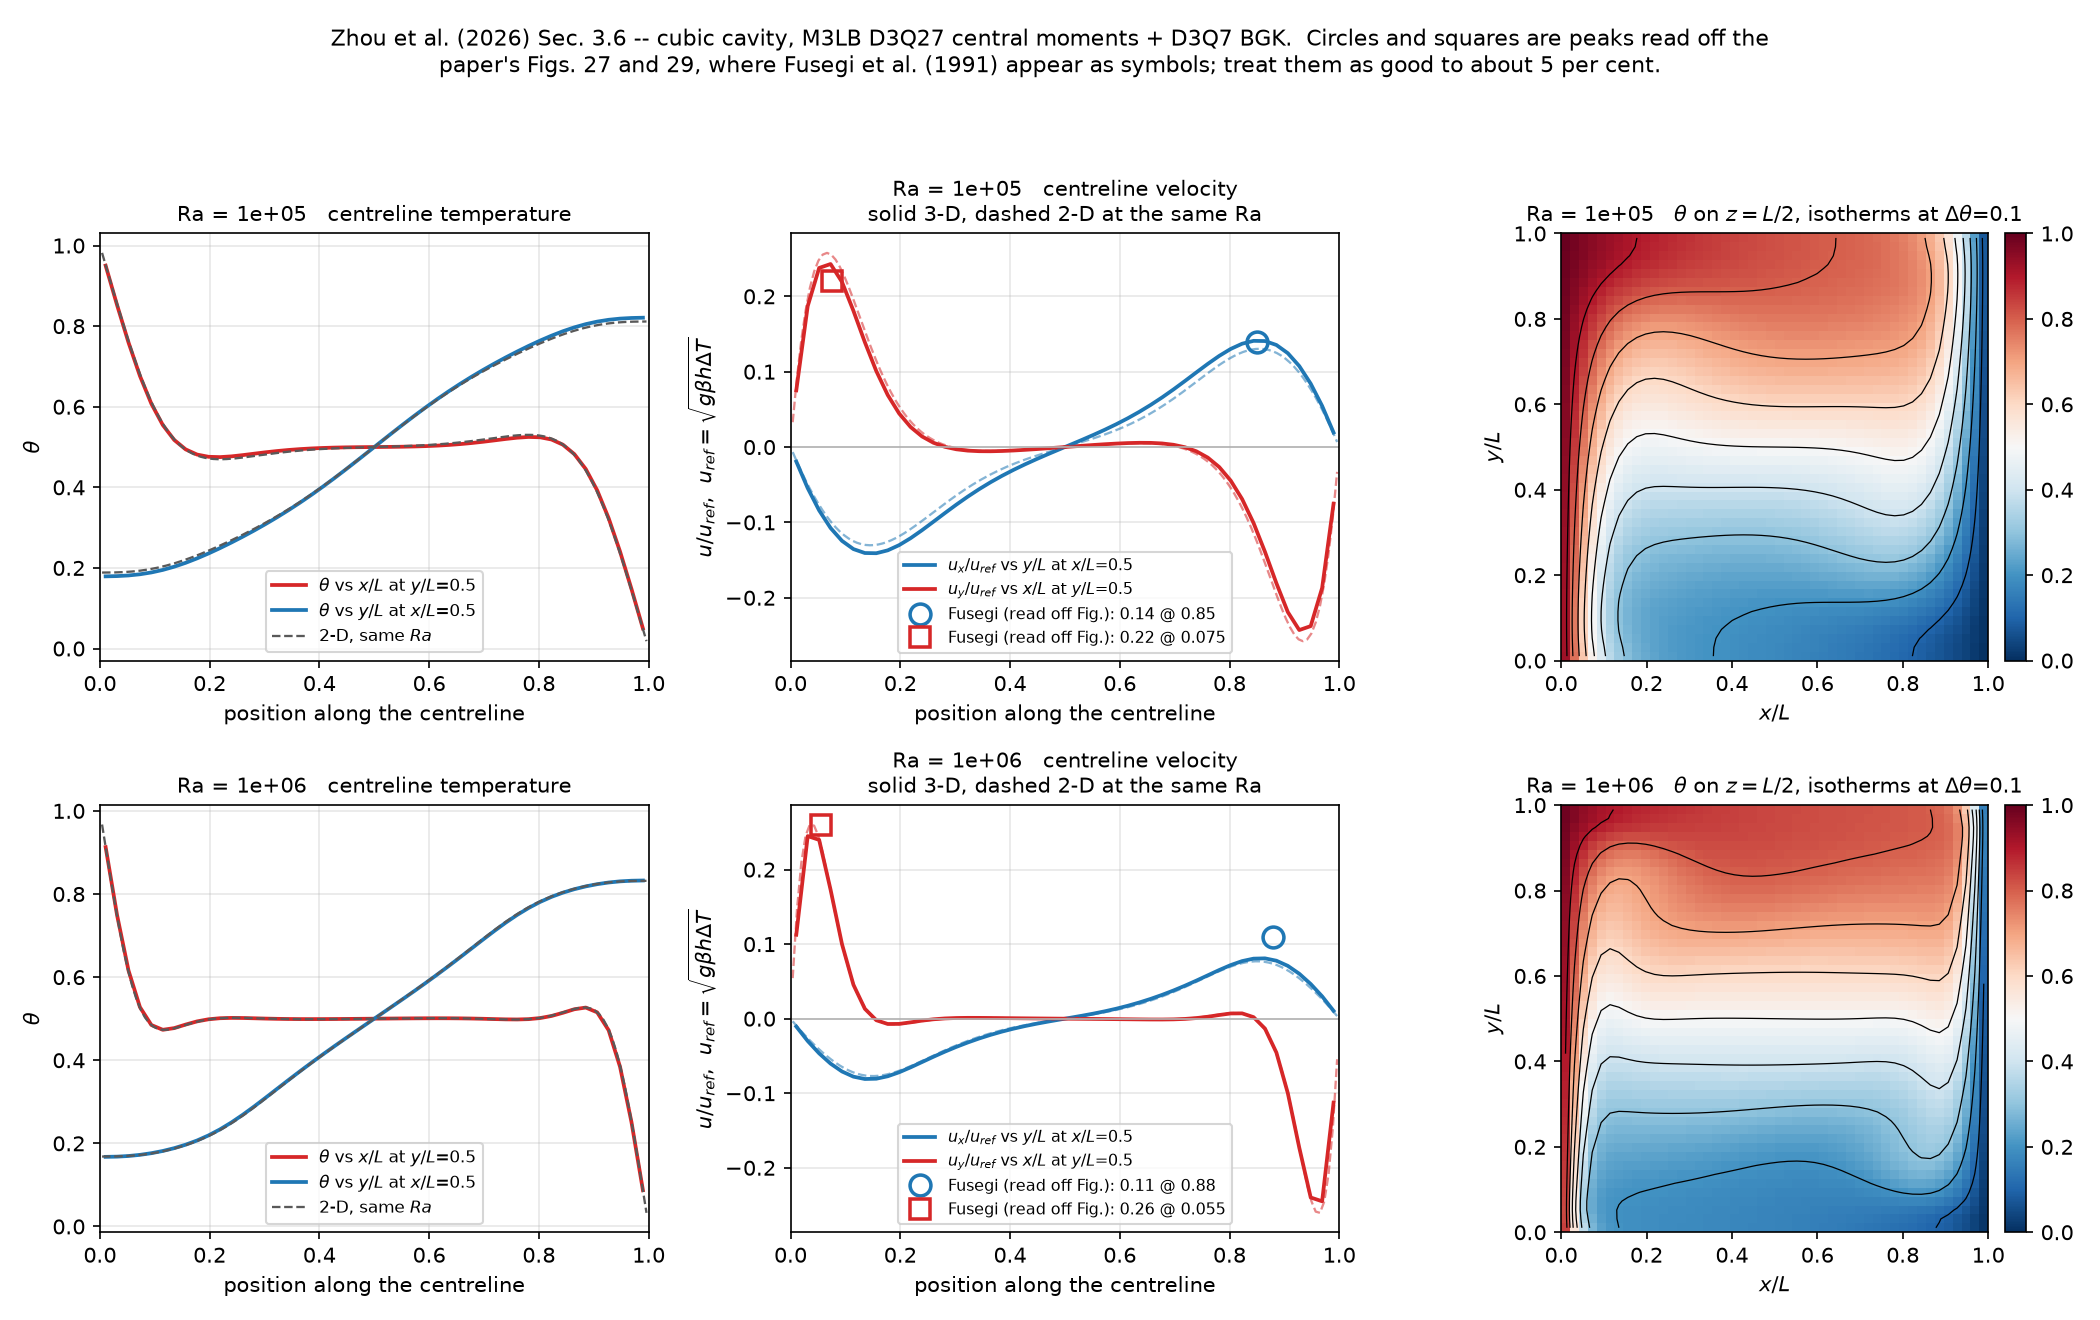

This figure's Python source:
#!/usr/bin/env python3
# NOTE ON DEPENDENCIES. Needs numpy and matplotlib; the SYSTEM python has
# neither. python3 -m venv /tmp/v && /tmp/v/bin/pip install numpy matplotlib
"""Zhou et al. (2026) Sec. 3.6: natural convection in a cubic cavity, Pr = 0.71.

The paper gives no table for this case -- it compares centreline profiles on the
z = L/2 plane against Fusegi et al. (1991), plotted as symbols in its Figs. 27
and 29. So the velocity panel here uses the paper's own normalisation,
u_ref = sqrt(g beta h dT), which is exactly the u_c these runs are pinned with,
and marks the peaks read off those figures. Those marks carry the precision of a
plot: about 5 percent.

Every curve is plotted against POSITION on the shared abscissa. Putting velocity
on one axis and position on the other in the same frame is what the first
version of this script did, and it produced a cross.

Reads results/J_zhou_thermal/nat3d_N*_ra<Ra>_<op>_* and the matching nat2d files.
"""
import glob, sys
import numpy as np
import matplotlib
matplotlib.use("Agg")
import matplotlib.pyplot as plt

out = sys.argv[1] if len(sys.argv) > 1 else "doc/fig/zhou_natural3d.png"
D = "results/J_zhou_thermal"
PR = 0.71

# Peaks read off Zhou et al. Figs. 27 and 29 (Fusegi et al. plotted as symbols).
FUSEGI = {"1e+05": dict(ux=0.14, yux=0.85, uy=0.22, xuy=0.075),
          "1e+06": dict(ux=0.11, yux=0.88, uy=0.26, xuy=0.055)}


def raw(path):
    with open(path, "rb") as fh:
        nx, ny = np.fromfile(fh, dtype=np.int32, count=2)
        return np.fromfile(fh, dtype=np.float32, count=nx * ny).reshape(ny, nx)


def newest(pat):
    f = sorted(glob.glob(pat))
    return f[-1] if f else None


ras = []
for f in sorted(glob.glob(f"{D}/nat3d_N*_centrelines.dat")):
    tag = f.split("_ra")[1].split("_")[0]
    if tag not in ras:
        ras.append(tag)
if not ras:
    sys.exit("no 3-D centreline dumps found")

plt.rcParams.update({"font.size": 10})
fig, ax = plt.subplots(len(ras), 3, figsize=(14.0, 4.4 * len(ras)), squeeze=False)

for i, ra in enumerate(ras):
    c3 = newest(f"{D}/nat3d_N*_ra{ra}_*_centrelines.dat")
    c2 = newest(f"{D}/nat2d_N*_ra{ra}_*_centrelines.dat")
    d3 = np.loadtxt(c3)
    s, th_h, th_v, ux3, uy3 = d3[:, 0], d3[:, 1], d3[:, 2], d3[:, 3], d3[:, 4]
    uref = np.sqrt(float(ra) * PR)          # (u H/alpha) / sqrt(Ra Pr) = u/u_ref
    d2 = np.loadtxt(c2) if c2 else None

    a = ax[i][0]
    a.plot(s, th_h + 0.5, "-", lw=1.8, color="tab:red",
           label=r"$\theta$ vs $x/L$ at $y/L$=0.5")
    a.plot(s, th_v + 0.5, "-", lw=1.8, color="tab:blue",
           label=r"$\theta$ vs $y/L$ at $x/L$=0.5")
    if d2 is not None:
        a.plot(d2[:, 0], d2[:, 1] + 0.5, "--", lw=1.1, color="0.35",
               label="2-D, same $Ra$")
        a.plot(d2[:, 0], d2[:, 2] + 0.5, "--", lw=1.1, color="0.35")
    a.set_xlabel("position along the centreline")
    a.set_ylabel(r"$\theta$")
    a.set_title(f"Ra = {float(ra):.0e}   centreline temperature", fontsize=10)
    a.set_xlim(0, 1)
    a.legend(fontsize=8); a.grid(alpha=0.3)

    b = ax[i][1]
    fu = FUSEGI.get(ra)
    b.plot(s, ux3 / uref, "-", lw=1.8, color="tab:blue",
           label=r"$u_x/u_{ref}$ vs $y/L$ at $x/L$=0.5")
    b.plot(s, uy3 / uref, "-", lw=1.8, color="tab:red",
           label=r"$u_y/u_{ref}$ vs $x/L$ at $y/L$=0.5")
    if d2 is not None:
        b.plot(d2[:, 0], d2[:, 3] / uref, "--", lw=1.1, color="tab:blue", alpha=0.55)
        b.plot(d2[:, 0], d2[:, 4] / uref, "--", lw=1.1, color="tab:red", alpha=0.55)
    if fu:
        b.plot([fu["yux"]], [fu["ux"]], "o", mfc="none", mec="tab:blue", ms=10,
               mew=1.7, label=f"Fusegi (read off Fig.): {fu['ux']} @ {fu['yux']}")
        b.plot([fu["xuy"]], [fu["uy"]], "s", mfc="none", mec="tab:red", ms=10,
               mew=1.7, label=f"Fusegi (read off Fig.): {fu['uy']} @ {fu['xuy']}")
    b.axhline(0, color="0.7", lw=0.8)
    b.set_xlabel("position along the centreline")
    b.set_ylabel(r"$u/u_{ref}$,  $u_{ref}=\sqrt{g\beta h\Delta T}$")
    b.set_title(f"Ra = {float(ra):.0e}   centreline velocity\n"
                "solid 3-D, dashed 2-D at the same Ra", fontsize=10)
    b.set_xlim(0, 1)
    b.legend(fontsize=7.5, loc="lower center"); b.grid(alpha=0.3)

    tf = newest(f"{D}/nat3d_N*_ra{ra}_*_temp.dat")
    e = ax[i][2]
    if tf is not None:
        T = raw(tf)[1:-1, 1:-1]
        H = T.shape[0]
        sc = (np.arange(H) + 0.5) / H
        im = e.imshow(T + 0.5, origin="lower", extent=(0, 1, 0, 1), cmap="RdBu_r",
                      vmin=0, vmax=1, aspect="equal")
        e.contour(sc, sc, T + 0.5, levels=np.arange(0.1, 1.0, 0.1), colors="k",
                  linewidths=0.6)
        fig.colorbar(im, ax=e, fraction=0.046, pad=0.03)
    e.set_xlabel("$x/L$"); e.set_ylabel("$y/L$")
    e.set_title(f"Ra = {float(ra):.0e}   " r"$\theta$ on $z=L/2$, "
                r"isotherms at $\Delta\theta$=0.1", fontsize=10)

fig.suptitle("Zhou et al. (2026) Sec. 3.6 -- cubic cavity, M3LB D3Q27 central "
             "moments + D3Q7 BGK.  Circles and squares are peaks read off the\n"
             "paper's Figs. 27 and 29, where Fusegi et al. (1991) appear as "
             "symbols; treat them as good to about 5 per cent.", fontsize=10.5)
fig.tight_layout(rect=(0, 0, 1, 0.94 if len(ras) > 1 else 0.88))
fig.savefig(out, dpi=150)
print("wrote", out)
